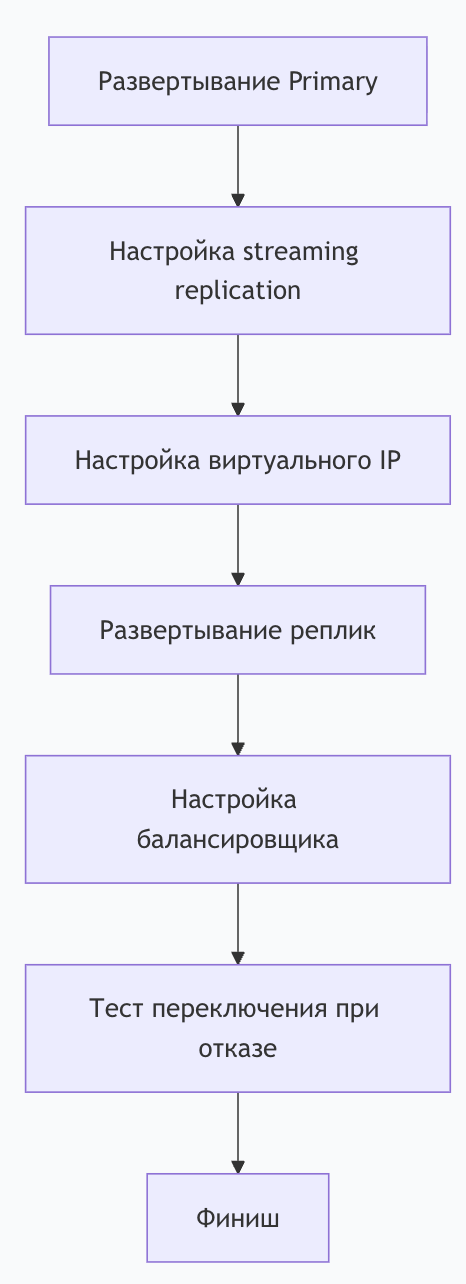
#> input picture data/Picture/100.png, 466 x 1284 px; its folder holds only this picture in this run
$ python tiling.py
#> lines starting #> are read from the running program, lines starting #| are printed output that depends on the picture
import cv2
import os
import numpy as np
from tqdm import tqdm

IMG_DIR = "Picture"
OUT_DIR = "images_tiled"

TILE = 1024
OVERLAP = 0.25
STEP = int(TILE * (1 - OVERLAP))

os.makedirs(OUT_DIR, exist_ok=True)

for img_name in tqdm(os.listdir(IMG_DIR)):
    if not img_name.lower().endswith((".png", ".jpg", ".jpeg")):
        continue

    img = cv2.imread(os.path.join(IMG_DIR, img_name))
#> img is the input picture: shape (1284, 466, 3); mean B, G, R 247.4, 237.1, 237.1
    h, w = img.shape[:2]
#> h = 1284; w = 466

    for y in range(0, h, STEP):
        for x in range(0, w, STEP):
            tile = img[y:y+TILE, x:x+TILE]

            # padding если меньше TILE
            pad_h = TILE - tile.shape[0]
            pad_w = TILE - tile.shape[1]

            if pad_h > 0 or pad_w > 0:
                tile = cv2.copyMakeBorder(
                    tile,
                    0, pad_h,
                    0, pad_w,
                    cv2.BORDER_CONSTANT,
                    value=(255, 255, 255)  # белый фон
                )

            out_name = f"{os.path.splitext(img_name)[0]}_{x}_{y}.jpg"
            cv2.imwrite(os.path.join(OUT_DIR, out_name), tile)
#> this loop made 2 passes
#> pass 1, `cv2.imwrite(os.path.join(OUT_DIR, out_name), tile)`:
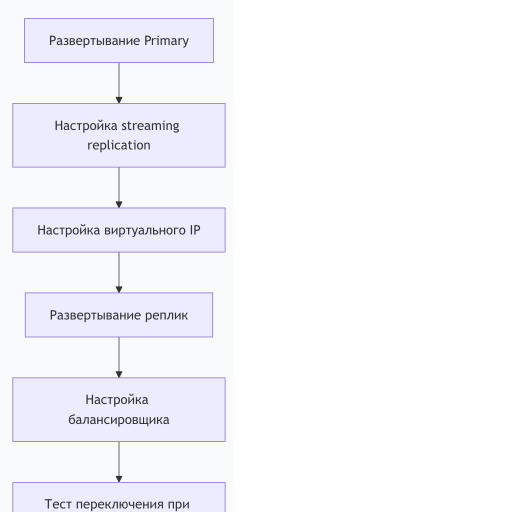
#> saved as 100_0_0.jpg: shape (1024, 1024, 3) (shown at 1/2 size); mean B, G, R 251.3, 246.4, 246.4
#> pass 2, `cv2.imwrite(os.path.join(OUT_DIR, out_name), tile)`:
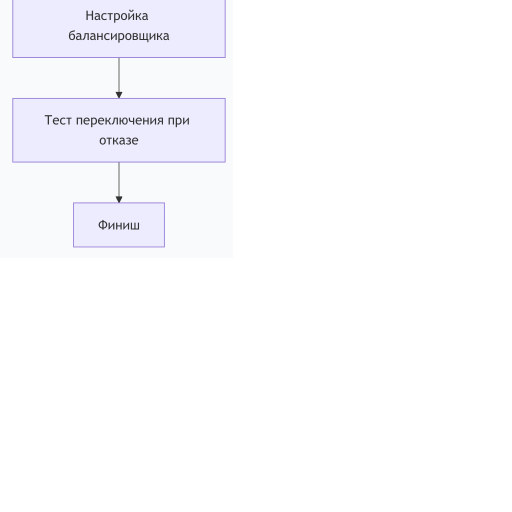
#> saved as 100_0_768.jpg: shape (1024, 1024, 3) (shown at 1/2 size); mean B, G, R 253.4, 251, 250.9

$ run again, on data/Picture/106.png
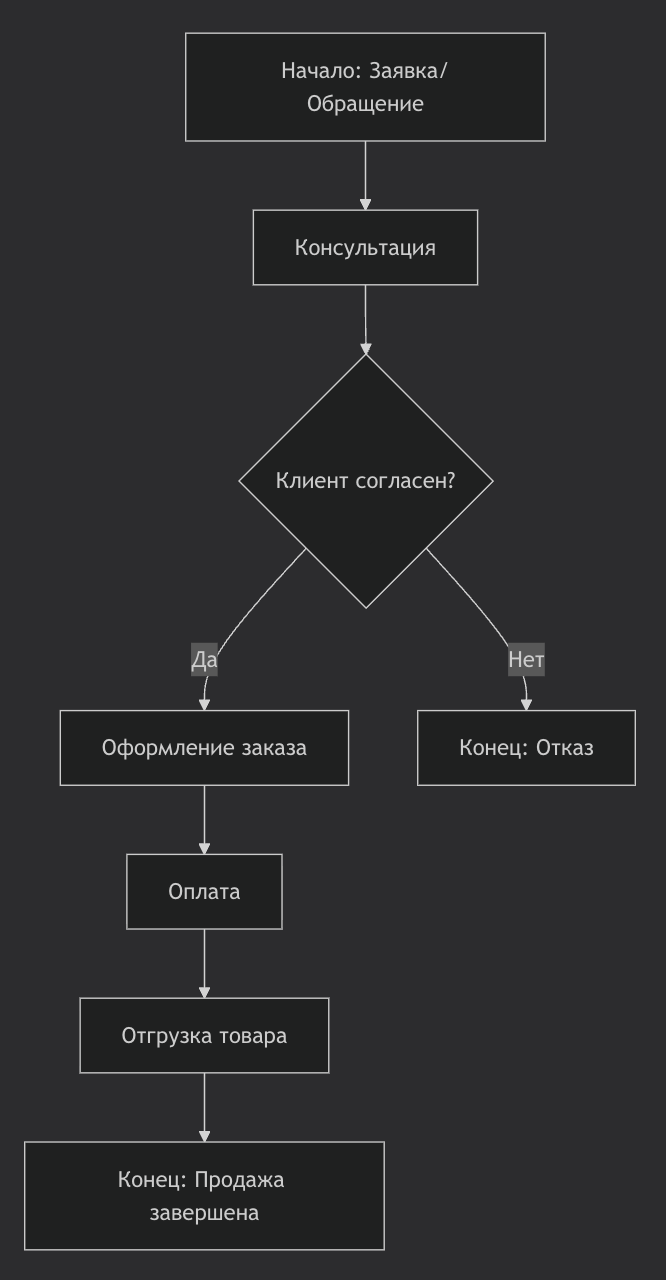
#> input picture data/Picture/106.png, 666 x 1280 px
#> img is the input picture: shape (1280, 666, 3); mean B, G, R 46.1, 44.6, 44.4
#> the loop `for y in range(0, h, STEP):` made 2 passes
#> pass 1, `cv2.imwrite(os.path.join(OUT_DIR, out_name), tile)`:
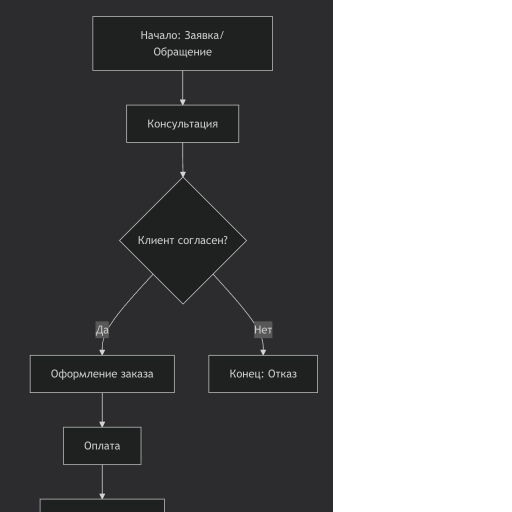
#> saved as 106_0_0.jpg: shape (1024, 1024, 3) (shown at 1/2 size); mean B, G, R 119.2, 118.2, 118
#> pass 2, `cv2.imwrite(os.path.join(OUT_DIR, out_name), tile)`:
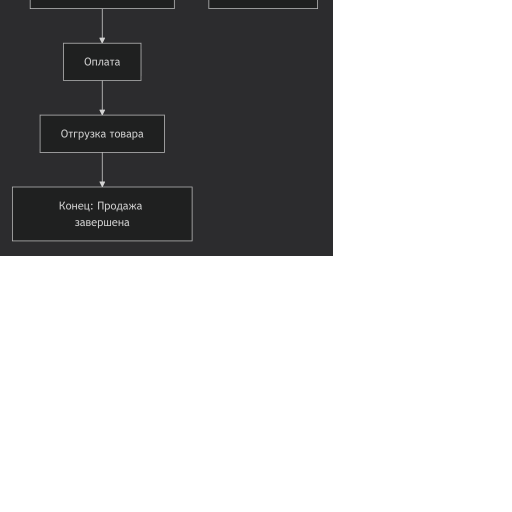
#> saved as 106_0_768.jpg: shape (1024, 1024, 3) (shown at 1/2 size); mean B, G, R 187, 186.5, 186.5

$ run again, on data/Picture/109.png
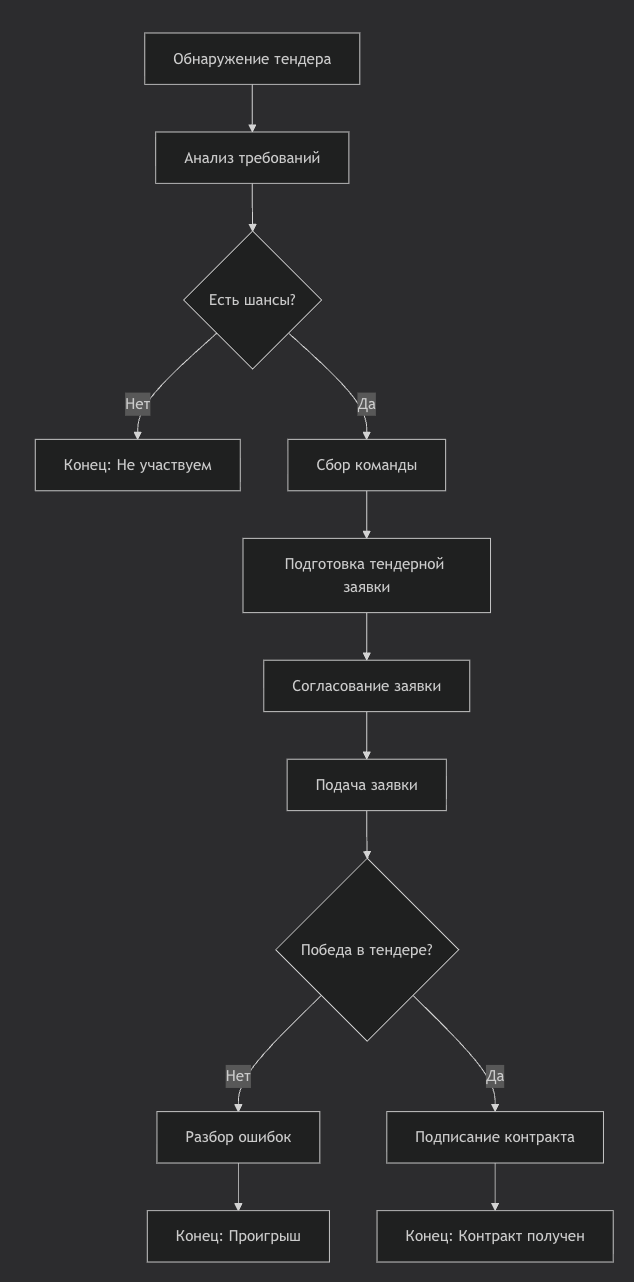
#> input picture data/Picture/109.png, 634 x 1282 px
#> img is the input picture: shape (1282, 634, 3); mean B, G, R 46.4, 44.7, 44.6
#> the loop `for y in range(0, h, STEP):` made 2 passes
#> pass 1, `cv2.imwrite(os.path.join(OUT_DIR, out_name), tile)`:
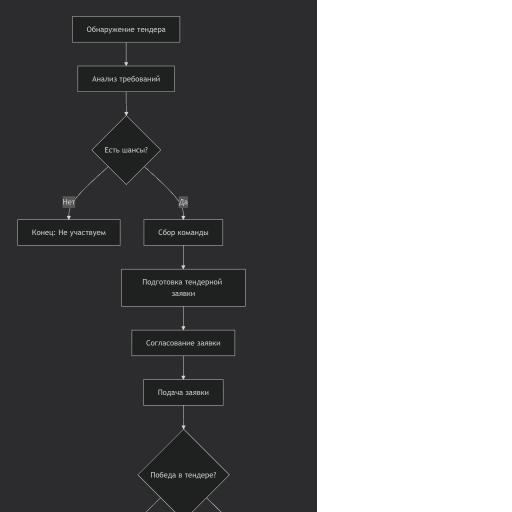
#> saved as 109_0_0.jpg: shape (1024, 1024, 3) (shown at 1/2 size); mean B, G, R 125.7, 124.7, 124.6
#> pass 2, `cv2.imwrite(os.path.join(OUT_DIR, out_name), tile)`:
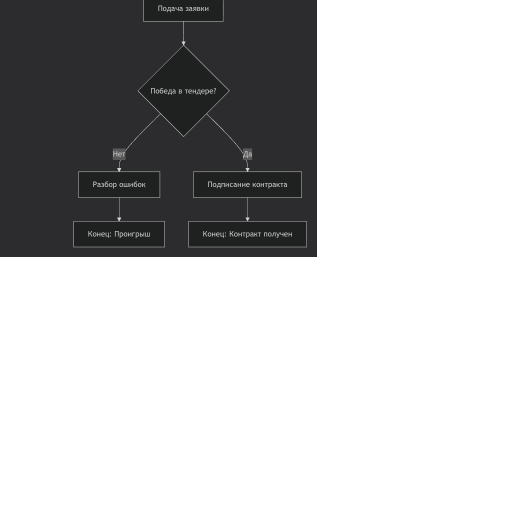
#> saved as 109_0_768.jpg: shape (1024, 1024, 3) (shown at 1/2 size); mean B, G, R 190.2, 189.7, 189.6
